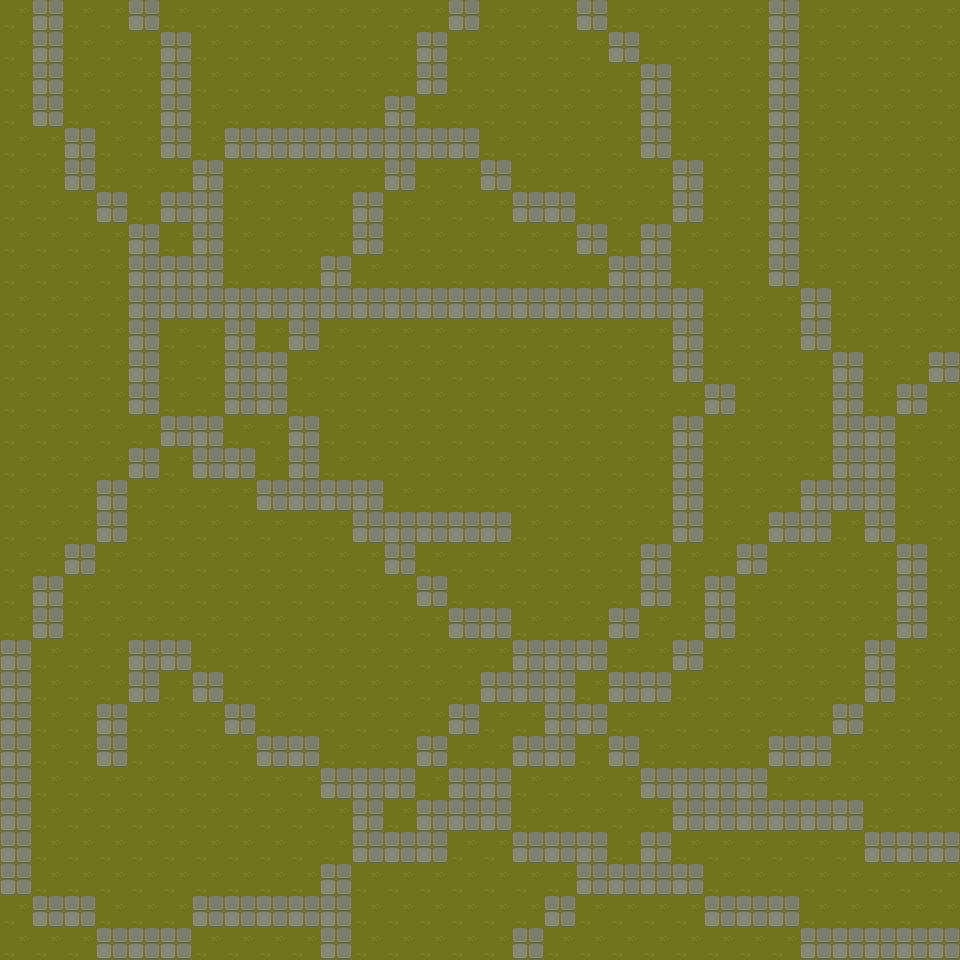

The image is a tile-based game level rendered from a .tmx file. Its description and complete source (layers, tilesets, objects, tile grids) follow:
An orthogonal 30x30 tile map with 32x32 px tiles, 1 tile layer (Tile Layer 1).

<map version="1.9" tiledversion="1.9.2" orientation="orthogonal" renderorder="right-down" width="30" height="30" tilewidth="32" tileheight="32" infinite="0" nextlayerid="2" nextobjectid="1">
 <tileset firstgid="1" source="tiles.tsx" />
 <layer id="1" name="Tile Layer 1" width="30" height="30">
  <data encoding="csv">
10,33,10,10,33,10,10,10,10,10,10,10,10,10,33,10,10,10,33,10,10,10,10,10,33,10,10,10,10,10,
10,33,10,10,10,33,10,10,10,10,10,10,10,33,10,10,10,10,10,33,10,10,10,10,33,10,10,10,10,10,
10,33,10,10,10,33,10,10,10,10,10,10,10,33,10,10,10,10,10,10,33,10,10,10,33,10,10,10,10,10,
10,33,10,10,10,33,10,10,10,10,10,10,33,10,10,10,10,10,10,10,33,10,10,10,33,10,10,10,10,10,
10,10,33,10,10,33,10,33,33,33,33,33,33,33,33,10,10,10,10,10,33,10,10,10,33,10,10,10,10,10,
10,10,33,10,10,10,33,10,10,10,10,10,33,10,10,33,10,10,10,10,10,33,10,10,33,10,10,10,10,10,
10,10,10,33,10,33,33,10,10,10,10,33,10,10,10,10,33,33,10,10,10,33,10,10,33,10,10,10,10,10,
10,10,10,10,33,10,33,10,10,10,10,33,10,10,10,10,10,10,33,10,33,10,10,10,33,10,10,10,10,10,
10,10,10,10,33,33,33,10,10,10,33,10,10,10,10,10,10,10,10,33,33,10,10,10,33,10,10,10,10,10,
10,10,10,10,33,33,33,33,33,33,33,33,33,33,33,33,33,33,33,33,33,33,10,10,10,33,10,10,10,10,
10,10,10,10,33,10,10,33,10,33,10,10,10,10,10,10,10,10,10,10,10,33,10,10,10,33,10,10,10,10,
10,10,10,10,33,10,10,33,33,10,10,10,10,10,10,10,10,10,10,10,10,33,10,10,10,10,33,10,10,33,
10,10,10,10,33,10,10,33,33,10,10,10,10,10,10,10,10,10,10,10,10,10,33,10,10,10,33,10,33,10,
10,10,10,10,10,33,33,10,10,33,10,10,10,10,10,10,10,10,10,10,10,33,10,10,10,10,33,33,10,10,
10,10,10,10,33,10,33,33,10,33,10,10,10,10,10,10,10,10,10,10,10,33,10,10,10,10,33,33,10,10,
10,10,10,33,10,10,10,10,33,33,33,33,10,10,10,10,10,10,10,10,10,33,10,10,10,33,33,33,10,10,
10,10,10,33,10,10,10,10,10,10,10,33,33,33,33,33,10,10,10,10,10,33,10,10,33,33,10,33,10,10,
10,10,33,10,10,10,10,10,10,10,10,10,33,10,10,10,10,10,10,10,33,10,10,33,10,10,10,10,33,10,
10,33,10,10,10,10,10,10,10,10,10,10,10,33,10,10,10,10,10,10,33,10,33,10,10,10,10,10,33,10,
10,33,10,10,10,10,10,10,10,10,10,10,10,10,33,33,10,10,10,33,10,10,33,10,10,10,10,10,33,10,
33,10,10,10,33,33,10,10,10,10,10,10,10,10,10,10,33,33,33,10,10,33,10,10,10,10,10,33,10,10,
33,10,10,10,33,10,33,10,10,10,10,10,10,10,10,33,33,33,10,33,33,10,10,10,10,10,10,33,10,10,
33,10,10,33,10,10,10,33,10,10,10,10,10,10,33,10,10,33,33,10,10,10,10,10,10,10,33,10,10,10,
33,10,10,33,10,10,10,10,33,33,10,10,10,33,10,10,33,33,10,33,10,10,10,10,33,33,10,10,10,10,
33,10,10,10,10,10,10,10,10,10,33,33,33,10,33,33,10,10,10,10,33,33,33,33,10,10,10,10,10,10,
33,10,10,10,10,10,10,10,10,10,10,33,10,33,33,33,10,10,10,10,10,33,33,33,33,33,33,10,10,10,
33,10,10,10,10,10,10,10,10,10,10,33,33,33,10,10,33,33,33,10,33,10,10,10,10,10,10,33,33,33,
33,10,10,10,10,10,10,10,10,10,33,10,10,10,10,10,10,10,33,33,33,33,10,10,10,10,10,10,10,10,
10,33,33,10,10,10,33,33,33,33,33,10,10,10,10,10,10,33,10,10,10,10,33,33,33,10,10,10,10,10,
10,10,10,33,33,33,10,10,10,10,33,10,10,10,10,10,33,10,10,10,10,10,10,10,10,33,33,33,33,33
</data>
 </layer>
</map>
